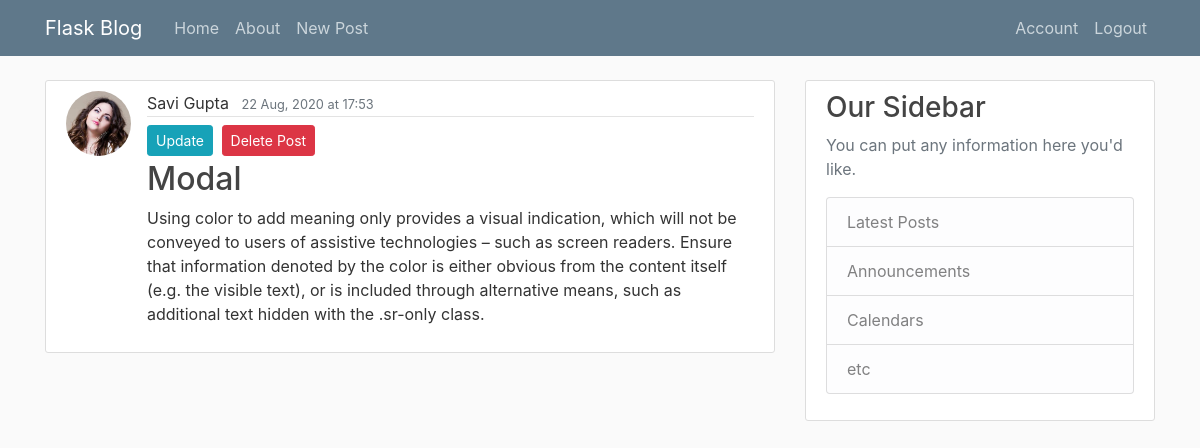
/post/5 (signed in), run on the app's committed database.
### blog/models.py (models this page shows, shortened)
class User (db.Model, UserMixin):
    id = db.Column(db.Integer, primary_key = True)
    username = db.Column(db.String(20), unique = True, nullable = False)
    email = db.Column(db.String(120), unique=True, nullable=False)
    image_file = db.Column(db.String(20), nullable=False, default = 'default.jpg')
    password = db.Column(db.String(60), nullable=False)
    posts = db.relationship('Post', backref = 'author', lazy = True)

class Post(db.Model):
    id = db.Column('post_id', db.Integer, primary_key=True)
    title = db.Column(db.String(120),  nullable=False)
    date_posted = db.Column(db.DateTime, nullable=False, default = datetime.utcnow)
    contents = db.Column(db.Text, nullable = False)
    user_id = db.Column(db.Integer, db.ForeignKey('user.id'), nullable = False)

### blog/routes.py (the view)
@app.route('/post/<int:post_id>')
@login_required
def post(post_id):
    post = Post.query.get_or_404(post_id)
    return render_template('post.html', title=post.title, post = post, date_format=date_format)

### blog/models.py (called while the page is built)
@login_manager.user_loader
def load_user(user_id):
    return User.query.get(int(user_id))

### blog/routes.py (called while the page is built)
def date_format(mydate):
    mydate = mydate.replace(tzinfo=pytz.UTC)
    mydate = mydate.replace(tzinfo=pytz.UTC)
    return mydate.astimezone(tzlocal()).strftime('%d %b, %Y at %H:%M')

### blog/templates/post.html (shortened to what this page needs)
{% extends "layout.html" %}
{% block content %}
<article class="media content-section">
    <img class="rounded-circle article-img"
         src="{{ url_for('static', filename='profile_pics/' + post.author.image_file) }}">
    <div class="media-body">
        <div class="article-metadata">
            <a class="mr-2">{{ post.author.username }}</a>
            <small class="text-muted">{{ date_format(post.date_posted) }}</small>
        </div>
        <a class="btn btn-info btn-sm mt-1 mb-1" href="{{ url_for('update_post', post_id=post.id)  }}">Update</a>
        <button type="button" class="btn btn-danger btn-sm m-1" data-toggle="modal" data-target="#deleteModal">
            Delete Post
        </button>
        <h2><a class="article-title">{{ post.title }}</a></h2>
        <p class="article-content">{{ post.contents }}</p>
    </div>
</article>
{% endblock %}

### blog/static/main.css (style rules this page uses)
body { background: #fafafa; color: #333333; margin-top: 5rem; }
h1, h2, h3, h4, h5, h6 { color: #444444; }
.content-section { background: #ffffff; padding: 10px 20px; border: 1px solid #dddddd; border-radius: 3px; margin-bottom: 20px; }
.article-title { color: #444444; }
.article-content { white-space: pre-line; }
.article-img { height: 65px; width: 65px; margin-right: 16px; }
.article-metadata { padding-bottom: 1px; margin-bottom: 4px; border-bottom: 1px solid #e3e3e3 }

### data on the page
User: image_file (picture), author.username "Savi Gupta"
Post: date_posted "22 Aug, 2020 at 17:53", title "Modal", contents "Using color to add meaning only provides a visual indication, which will not be conveyed to users of assistive technologies – such as screen readers. Ensure that information denoted by the color is either obvious from the content itself (e.g. the visible text), or is included through alternative means, such as additional text hidden with the .sr-only class."
